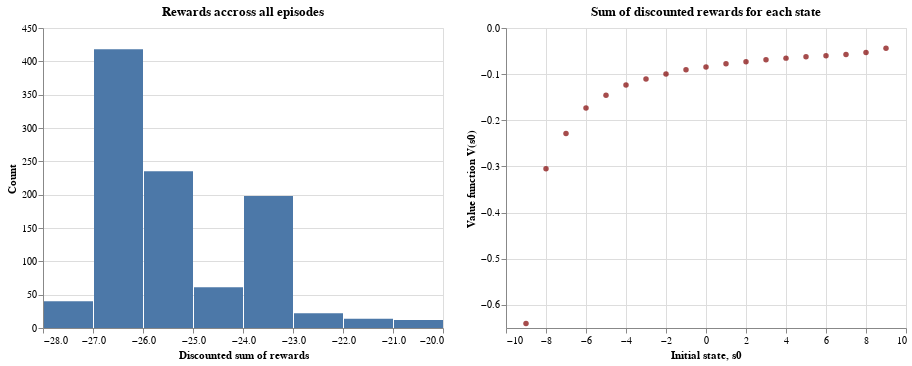

Notebook source saved alongside this figure:
### Code cell
# Figures 2.2 and 2.3
driver.plot_fig_2_2(left_value_functions) | driver.plot_fig_2_3(left_policy_summary)

### Figure 1 — Vega-Lite specification as saved in the notebook (floating-point values rounded to 4 significant figures; data arrays with more than 128 entries replaced by an {"elided": "..."} marker saying what was removed)
{"config": {"view": {"continuousWidth": 400, "continuousHeight": 300}}, "hconcat": [{"data": {"name": "data-821f5c277ad3a23348cc7a3b4e744aef"}, "mark": "bar", "encoding": {"x": {"bin": true, "field": "beta^t_reward", "title": "Discounted sum of rewards", "type": "quantitative"}, "y": {"aggregate": "count", "title": "Count", "type": "quantitative"}}, "title": "Rewards accross all episodes"}, {"data": {"name": "data-6729ede6d51485e5a79af7e82498ca04"}, "mark": {"type": "circle", "color": "maroon"}, "encoding": {"x": {"field": "initial_state", "title": "Initial state, s0", "type": "quantitative"}, "y": {"field": "mean", "title": "Value function V(s0)", "type": "quantitative"}}, "title": "Sum of discounted rewards for each state"}], "$schema": "https://vega.github.io/schema/vega-lite/v4.17.0.json", "datasets": {"data-821f5c277ad3a23348cc7a3b4e744aef": {"elided": "1000 records"}, "data-6729ede6d51485e5a79af7e82498ca04": [{"initial_state": -9, "count": 1000, "mean": -0.6405, "std": 0.4546, "min": -1.0, "1%": -1.0, "5%": -1.0, "10%": -1.0, "25%": -1.0, "50%": -1.0, "75%": -0.05, "90%": -0.04802, "95%": -0.04706, "99%": -0.04341, "max": -0.04004}, {"initial_state": -8, "count": 1000, "mean": -0.305, "std": 0.4085, "min": -0.98, "1%": -0.98, "5%": -0.98, "10%": -0.98, "25%": -0.9039, "50%": -0.05, "75%": -0.04802, "90%": -0.0452, "95%": -0.04341, "99%": -0.03845, "max": -0.03476}, {"initial_state": -7, "count": 1000, "mean": -0.2287, "std": 0.3562, "min": -0.9604, "1%": -0.9604, "5%": -0.9604, "10%": -0.9604, "25%": -0.05, "50%": -0.049, "75%": -0.04706, "90%": -0.0452, "95%": -0.04341, "99%": -0.03768, "max": -0.02783}, {"initial_state": -6, "count": 1000, "mean": -0.1733, "std": 0.3024, "min": -0.9412, "1%": -0.9412, "5%": -0.9412, "10%": -0.8681, "25%": -0.05, "50%": -0.04802, "75%": -0.04612, "90%": -0.04341, "95%": -0.04169, "99%": -0.03768, "max": -0.03079}, {"initial_state": -5, "count": 1000, "mean": -0.1455, "std": 0.2687, "min": -0.9224, "1%": -0.9224, "5%": -0.8858, "10%": -0.8171, "25%": -0.049, "50%": -0.04706, "75%": -0.0452, "90%": -0.04169, "95%": -0.03924, "99%": -0.03406, "max": -0.02465}, {"initial_state": -4, "count": 1000, "mean": -0.1233, "std": 0.2364, "min": -0.9039, "1%": -0.9039, "5%": -0.8337, "10%": -0.05, "25%": -0.049, "50%": -0.04612, "75%": -0.04341, "90%": -0.04085, "95%": -0.03845, "99%": -0.03406, "max": -0.0232}, {"initial_state": -3, "count": 1000, "mean": -0.1105, "std": 0.2155, "min": -0.8858, "1%": -0.8858, "5%": -0.8171, "10%": -0.05, "25%": -0.049, "50%": -0.04612, "75%": -0.04254, "90%": -0.03924, "95%": -0.03693, "99%": -0.03271, "max": -0.02184}, {"initial_state": -2, "count": 1000, "mean": -0.0999, "std": 0.1964, "min": -0.8681, "1%": -0.8681, "5%": -0.769, "10%": -0.05, "25%": -0.04802, "50%": -0.0452, "75%": -0.04169, "90%": -0.03845, "95%": -0.03619, "99%": -0.03206, "max": -0.02416}, {"initial_state": -1, "count": 1000, "mean": -0.09048, "std": 0.1785, "min": -0.8508, "1%": -0.8171, "5%": -0.7238, "10%": -0.05, "25%": -0.04802, "50%": -0.04429, "75%": -0.04085, "90%": -0.03693, "95%": -0.03476, "99%": -0.03017, "max": -0.02274}, {"initial_state": 0, "count": 1000, "mean": -0.08466, "std": 0.1661, "min": -0.8337, "1%": -0.8007, "5%": -0.6664, "10%": -0.05, "25%": -0.04706, "50%": -0.04341, "75%": -0.04004, "90%": -0.03619, "95%": -0.03406, "99%": -0.02957, "max": -0.0214}, {"initial_state": 1, "count": 1000, "mean": -0.07724, "std": 0.1505, "min": -0.8171, "1%": -0.7847, "5%": -0.568, "10%": -0.05, "25%": -0.04706, "50%": -0.04254, "75%": -0.03845, "90%": -0.03476, "95%": -0.03206, "99%": -0.02783, "max": -0.01858}, {"initial_state": 2, "count": 1000, "mean": -0.07326, "std": 0.1412, "min": -0.8007, "1%": -0.769, "5%": -0.05, "10%": -0.049, "25%": -0.04612, "50%": -0.04169, "75%": -0.03768, "90%": -0.03338, "95%": -0.03142, "99%": -0.02673, "max": -0.01858}, {"initial_state": 3, "count": 1000, "mean": -0.06885, "std": 0.1307, "min": -0.7847, "1%": -0.7238, "5%": -0.05, "10%": -0.049, "25%": -0.04612, "50%": -0.04169, "75%": -0.03693, "90%": -0.03271, "95%": -0.03017, "99%": -0.02567, "max": -0.01858}, {"initial_state": 4, "count": 1000, "mean": -0.06528, "std": 0.1218, "min": -0.769, "1%": -0.7093, "5%": -0.05, "10%": -0.049, "25%": -0.04612, "50%": -0.04085, "75%": -0.03547, "90%": -0.03142, "95%": -0.02898, "99%": -0.02516, "max": -0.01858}, {"initial_state": 5, "count": 1000, "mean": -0.06236, "std": 0.1143, "min": -0.7536, "1%": -0.6676, "5%": -0.05, "10%": -0.049, "25%": -0.0452, "50%": -0.04004, "75%": -0.03476, "90%": -0.03079, "95%": -0.0284, "99%": -0.02416, "max": -0.01858}, {"initial_state": 6, "count": 1000, "mean": -0.06008, "std": 0.1099, "min": -0.7386, "1%": -0.6543, "5%": -0.05, "10%": -0.049, "25%": -0.0452, "50%": -0.03924, "75%": -0.03406, "90%": -0.03017, "95%": -0.02783, "99%": -0.0232, "max": 0.9412}, {"initial_state": 7, "count": 1000, "mean": -0.05723, "std": 0.1053, "min": -0.7238, "1%": -0.6412, "5%": -0.05, "10%": -0.049, "25%": -0.0452, "50%": -0.03924, "75%": -0.03338, "90%": -0.02957, "95%": -0.02727, "99%": -0.02274, "max": 0.9604}, {"initial_state": 8, "count": 1000, "mean": -0.05309, "std": 0.11, "min": -0.7093, "1%": -0.6035, "5%": -0.05, "10%": -0.049, "25%": -0.04429, "50%": -0.03845, "75%": -0.03271, "90%": -0.02898, "95%": -0.02619, "99%": -0.02229, "max": 0.98}, {"initial_state": 9, "count": 1000, "mean": -0.04406, "std": 0.139, "min": -0.6951, "1%": -0.5914, "5%": -0.05, "10%": -0.049, "25%": -0.04429, "50%": -0.03768, "75%": -0.03206, "90%": -0.02783, "95%": -0.02567, "99%": 0.5297, "max": 1.0}]}}
